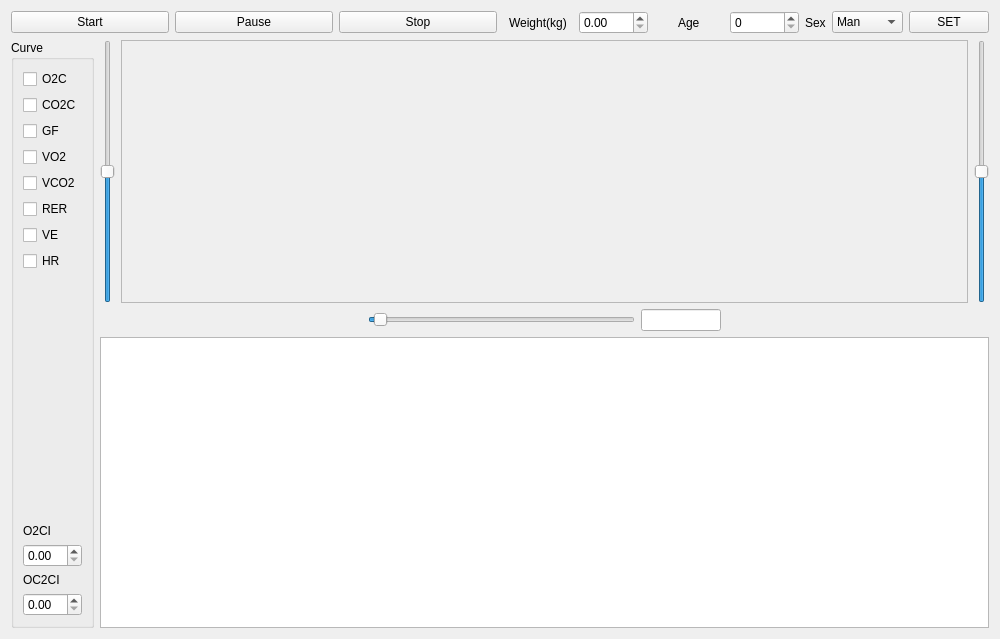
<?xml version="1.0" encoding="UTF-8"?>
<ui version="4.0">
 <class>Widget</class>
 <widget class="QWidget" name="Widget">
  <property name="geometry">
   <rect>
    <x>0</x>
    <y>0</y>
    <width>1000</width>
    <height>639</height>
   </rect>
  </property>
  <property name="windowTitle">
   <string>Widget</string>
  </property>
  <layout class="QGridLayout" name="gridLayout">
   <item row="0" column="0" colspan="2">
    <layout class="QHBoxLayout" name="horizontalLayout_6">
     <item>
      <layout class="QHBoxLayout" name="horizontalLayout_4">
       <item>
        <widget class="QPushButton" name="btnStart">
         <property name="text">
          <string>Start</string>
         </property>
        </widget>
       </item>
       <item>
        <widget class="QPushButton" name="btnPause">
         <property name="text">
          <string>Pause</string>
         </property>
        </widget>
       </item>
       <item>
        <widget class="QPushButton" name="btnStop">
         <property name="text">
          <string>Stop</string>
         </property>
        </widget>
       </item>
      </layout>
     </item>
     <item>
      <layout class="QHBoxLayout" name="horizontalLayout_5">
       <item>
        <layout class="QHBoxLayout" name="horizontalLayout_3">
         <item alignment="Qt::AlignHCenter">
          <widget class="QLabel" name="labelWeight">
           <property name="text">
            <string>Weight(kg)</string>
           </property>
          </widget>
         </item>
         <item>
          <widget class="QDoubleSpinBox" name="doubleSpinBoxWeight"/>
         </item>
        </layout>
       </item>
       <item>
        <layout class="QHBoxLayout" name="horizontalLayout_2">
         <item alignment="Qt::AlignHCenter">
          <widget class="QLabel" name="labelAge">
           <property name="text">
            <string>Age</string>
           </property>
          </widget>
         </item>
         <item>
          <widget class="QSpinBox" name="spinBoxAge"/>
         </item>
        </layout>
       </item>
       <item>
        <layout class="QHBoxLayout" name="horizontalLayout">
         <item alignment="Qt::AlignHCenter">
          <widget class="QLabel" name="labelSex">
           <property name="text">
            <string>Sex</string>
           </property>
          </widget>
         </item>
         <item>
          <widget class="QComboBox" name="comboBoxSex">
           <item>
            <property name="text">
             <string>Man</string>
            </property>
           </item>
           <item>
            <property name="text">
             <string>Woman</string>
            </property>
           </item>
          </widget>
         </item>
         <item>
          <widget class="QPushButton" name="btnSet">
           <property name="text">
            <string>SET</string>
           </property>
          </widget>
         </item>
        </layout>
       </item>
      </layout>
     </item>
    </layout>
   </item>
   <item row="1" column="0">
    <widget class="QGroupBox" name="groupBox">
     <property name="title">
      <string>Curve</string>
     </property>
     <layout class="QVBoxLayout" name="verticalLayout">
      <item>
       <widget class="QCheckBox" name="checkBoxO2C">
        <property name="text">
         <string>O2C</string>
        </property>
       </widget>
      </item>
      <item>
       <widget class="QCheckBox" name="checkBoxCO2C">
        <property name="text">
         <string>CO2C</string>
        </property>
       </widget>
      </item>
      <item>
       <widget class="QCheckBox" name="checkBoxGF">
        <property name="text">
         <string>GF</string>
        </property>
       </widget>
      </item>
      <item>
       <widget class="QCheckBox" name="checkBoxVO2">
        <property name="text">
         <string>VO2</string>
        </property>
       </widget>
      </item>
      <item>
       <widget class="QCheckBox" name="checkBoxVCO2">
        <property name="text">
         <string>VCO2</string>
        </property>
       </widget>
      </item>
      <item>
       <widget class="QCheckBox" name="checkBoxRER">
        <property name="text">
         <string>RER</string>
        </property>
       </widget>
      </item>
      <item>
       <widget class="QCheckBox" name="checkBoxVE">
        <property name="text">
         <string>VE</string>
        </property>
       </widget>
      </item>
      <item>
       <widget class="QCheckBox" name="checkBoxHR">
        <property name="text">
         <string>HR</string>
        </property>
       </widget>
      </item>
      <item>
       <spacer name="verticalSpacer">
        <property name="orientation">
         <enum>Qt::Vertical</enum>
        </property>
        <property name="sizeHint" stdset="0">
         <size>
          <width>20</width>
          <height>40</height>
         </size>
        </property>
       </spacer>
      </item>
      <item>
       <widget class="QLabel" name="label">
        <property name="text">
         <string>O2CI</string>
        </property>
       </widget>
      </item>
      <item>
       <widget class="QDoubleSpinBox" name="doubleSpinBoxO2CI"/>
      </item>
      <item>
       <widget class="QLabel" name="label_2">
        <property name="text">
         <string>OC2CI</string>
        </property>
       </widget>
      </item>
      <item>
       <widget class="QDoubleSpinBox" name="doubleSpinBoxCO2CI"/>
      </item>
     </layout>
    </widget>
   </item>
   <item row="1" column="1">
    <layout class="QVBoxLayout" name="verticalLayout_3">
     <item>
      <layout class="QVBoxLayout" name="verticalLayout_2">
       <item>
        <layout class="QHBoxLayout" name="horizontalLayout_8">
         <item>
          <widget class="QSlider" name="verticalSliderYL">
           <property name="minimum">
            <number>1</number>
           </property>
           <property name="maximum">
            <number>2000</number>
           </property>
           <property name="pageStep">
            <number>1</number>
           </property>
           <property name="value">
            <number>1000</number>
           </property>
           <property name="orientation">
            <enum>Qt::Vertical</enum>
           </property>
          </widget>
         </item>
         <item>
          <widget class="QScrollArea" name="scrollArea">
           <property name="widgetResizable">
            <bool>true</bool>
           </property>
           <widget class="QWidget" name="scrollAreaWidgetContents">
            <property name="geometry">
             <rect>
              <x>0</x>
              <y>0</y>
              <width>821</width>
              <height>232</height>
             </rect>
            </property>
           </widget>
          </widget>
         </item>
         <item>
          <widget class="QSlider" name="verticalSliderYR">
           <property name="maximum">
            <number>200</number>
           </property>
           <property name="pageStep">
            <number>1</number>
           </property>
           <property name="value">
            <number>100</number>
           </property>
           <property name="orientation">
            <enum>Qt::Vertical</enum>
           </property>
          </widget>
         </item>
        </layout>
       </item>
       <item>
        <layout class="QHBoxLayout" name="horizontalLayout_7">
         <item>
          <spacer name="horizontalSpacer">
           <property name="orientation">
            <enum>Qt::Horizontal</enum>
           </property>
           <property name="sizeHint" stdset="0">
            <size>
             <width>40</width>
             <height>20</height>
            </size>
           </property>
          </spacer>
         </item>
         <item>
          <widget class="QSlider" name="horizontalSliderX">
           <property name="maximum">
            <number>1000</number>
           </property>
           <property name="pageStep">
            <number>1</number>
           </property>
           <property name="value">
            <number>20</number>
           </property>
           <property name="orientation">
            <enum>Qt::Horizontal</enum>
           </property>
          </widget>
         </item>
         <item>
          <widget class="QLineEdit" name="lineEditX">
           <property name="maximumSize">
            <size>
             <width>80</width>
             <height>16777215</height>
            </size>
           </property>
          </widget>
         </item>
         <item>
          <spacer name="horizontalSpacer_2">
           <property name="orientation">
            <enum>Qt::Horizontal</enum>
           </property>
           <property name="sizeHint" stdset="0">
            <size>
             <width>40</width>
             <height>20</height>
            </size>
           </property>
          </spacer>
         </item>
        </layout>
       </item>
      </layout>
     </item>
     <item>
      <widget class="QTableWidget" name="tableWidget"/>
     </item>
    </layout>
   </item>
  </layout>
 </widget>
 <resources/>
 <connections/>
</ui>
